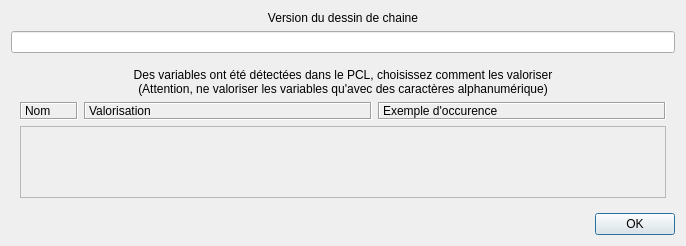
<?xml version="1.0" encoding="UTF-8"?>
<ui version="4.0">
 <class>InitDialog</class>
 <widget class="QDialog" name="InitDialog">
  <property name="geometry">
   <rect>
    <x>0</x>
    <y>0</y>
    <width>686</width>
    <height>246</height>
   </rect>
  </property>
  <property name="sizePolicy">
   <sizepolicy hsizetype="Preferred" vsizetype="Preferred">
    <horstretch>0</horstretch>
    <verstretch>0</verstretch>
   </sizepolicy>
  </property>
  <property name="windowTitle">
   <string>Initialisation du dessin de chaine</string>
  </property>
  <layout class="QGridLayout" name="gridLayout_2">
   <item row="2" column="0">
    <widget class="QDialogButtonBox" name="buttonBox">
     <property name="orientation">
      <enum>Qt::Horizontal</enum>
     </property>
     <property name="standardButtons">
      <set>QDialogButtonBox::Ok</set>
     </property>
    </widget>
   </item>
   <item row="1" column="0">
    <layout class="QVBoxLayout" name="verticalLayout">
     <item>
      <widget class="QLabel" name="label_5">
       <property name="text">
        <string>Version du dessin de chaine</string>
       </property>
       <property name="alignment">
        <set>Qt::AlignCenter</set>
       </property>
      </widget>
     </item>
     <item>
      <widget class="QLineEdit" name="lineEditVersion"/>
     </item>
     <item>
      <widget class="QWidget" name="variablesWidget" native="true">
       <layout class="QGridLayout" name="variablesLayout">
        <item row="2" column="0">
         <widget class="QScrollArea" name="scrollArea">
          <property name="widgetResizable">
           <bool>true</bool>
          </property>
          <widget class="QWidget" name="scrollAreaWidgetContents">
           <property name="geometry">
            <rect>
             <x>0</x>
             <y>0</y>
             <width>646</width>
             <height>69</height>
            </rect>
           </property>
           <layout class="QVBoxLayout" name="verticalLayout_2">
            <property name="spacing">
             <number>1</number>
            </property>
            <property name="sizeConstraint">
             <enum>QLayout::SetMinimumSize</enum>
            </property>
            <property name="topMargin">
             <number>1</number>
            </property>
            <property name="bottomMargin">
             <number>1</number>
            </property>
           </layout>
          </widget>
         </widget>
        </item>
        <item row="1" column="0">
         <layout class="QHBoxLayout" name="horizontalLayout" stretch="1,5,5">
          <item>
           <widget class="QLabel" name="label_3">
            <property name="frameShape">
             <enum>QFrame::Box</enum>
            </property>
            <property name="frameShadow">
             <enum>QFrame::Sunken</enum>
            </property>
            <property name="text">
             <string>Nom</string>
            </property>
           </widget>
          </item>
          <item>
           <widget class="QLabel" name="label_4">
            <property name="frameShape">
             <enum>QFrame::Box</enum>
            </property>
            <property name="frameShadow">
             <enum>QFrame::Sunken</enum>
            </property>
            <property name="text">
             <string>Valorisation</string>
            </property>
           </widget>
          </item>
          <item>
           <widget class="QLabel" name="label_2">
            <property name="frameShape">
             <enum>QFrame::Box</enum>
            </property>
            <property name="frameShadow">
             <enum>QFrame::Sunken</enum>
            </property>
            <property name="text">
             <string>Exemple d'occurence</string>
            </property>
           </widget>
          </item>
         </layout>
        </item>
        <item row="0" column="0">
         <widget class="QLabel" name="label">
          <property name="text">
           <string>Des variables ont été détectées dans le PCL, choisissez comment les valoriser 
(Attention, ne valoriser les variables qu'avec des caractères alphanumérique)</string>
          </property>
          <property name="alignment">
           <set>Qt::AlignCenter</set>
          </property>
         </widget>
        </item>
       </layout>
      </widget>
     </item>
     <item>
      <layout class="QVBoxLayout" name="resourceArea"/>
     </item>
    </layout>
   </item>
  </layout>
 </widget>
 <resources/>
 <connections>
  <connection>
   <sender>buttonBox</sender>
   <signal>accepted()</signal>
   <receiver>InitDialog</receiver>
   <slot>accept()</slot>
   <hints>
    <hint type="sourcelabel">
     <x>248</x>
     <y>254</y>
    </hint>
    <hint type="destinationlabel">
     <x>157</x>
     <y>274</y>
    </hint>
   </hints>
  </connection>
  <connection>
   <sender>buttonBox</sender>
   <signal>rejected()</signal>
   <receiver>InitDialog</receiver>
   <slot>reject()</slot>
   <hints>
    <hint type="sourcelabel">
     <x>316</x>
     <y>260</y>
    </hint>
    <hint type="destinationlabel">
     <x>286</x>
     <y>274</y>
    </hint>
   </hints>
  </connection>
 </connections>
</ui>
